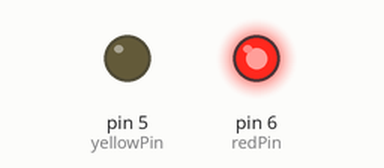
This sketch was run on a simulated Arduino Uno, built with avr-gcc and run on an emulated ATmega328P. Shown: output pins drawn as LEDs (lit = HIGH).

Above: at 0.5 s.
At 1.5 s:
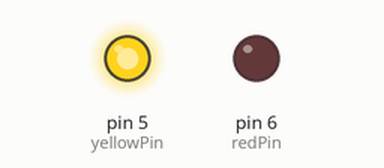
At 5.5 s:
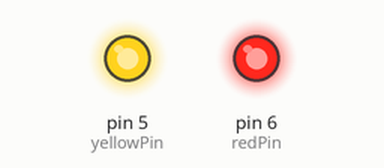
Timing chart, 0 to 6.9 s (numbered marks = the images above):
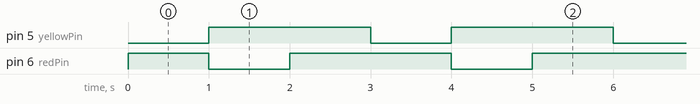

Measured:
- by itself, pin 5 (yellowPin): alternates HIGH for 2.0 s and LOW for 1.0 s
- by itself, pin 6 (redPin): repeats every 3.0 s: LOW 1.0 s, HIGH 2.0 s
- by itself, everything shown: repeats every 3.0 s, in 3 steps

The sketch:

05_two_color_led.ino
```cpp
/********************************
 * makerblog.at - Tutorial
 * Elegoo 37 Sensor Kit v2.0
 *
 * RGB LED
 * Arduino GND -> rechtes Pin (G)
 * Arduino D6 -> Pin R
 * Arduino D5 -> Pin Y
 *
 *********************************/

int redPin = 6;
int yellowPin = 5;

void setup() {
  pinMode(redPin, OUTPUT);
  pinMode(yellowPin, OUTPUT);
}

void loop() {
  ryColor(255,0);
  delay(1000);
  ryColor(0,255);
  delay(1000);
  ryColor(255,255);
  delay(1000);
}

void ryColor(int red, int yellow) {
  analogWrite(redPin, red);
  analogWrite(yellowPin, yellow);
}
```
